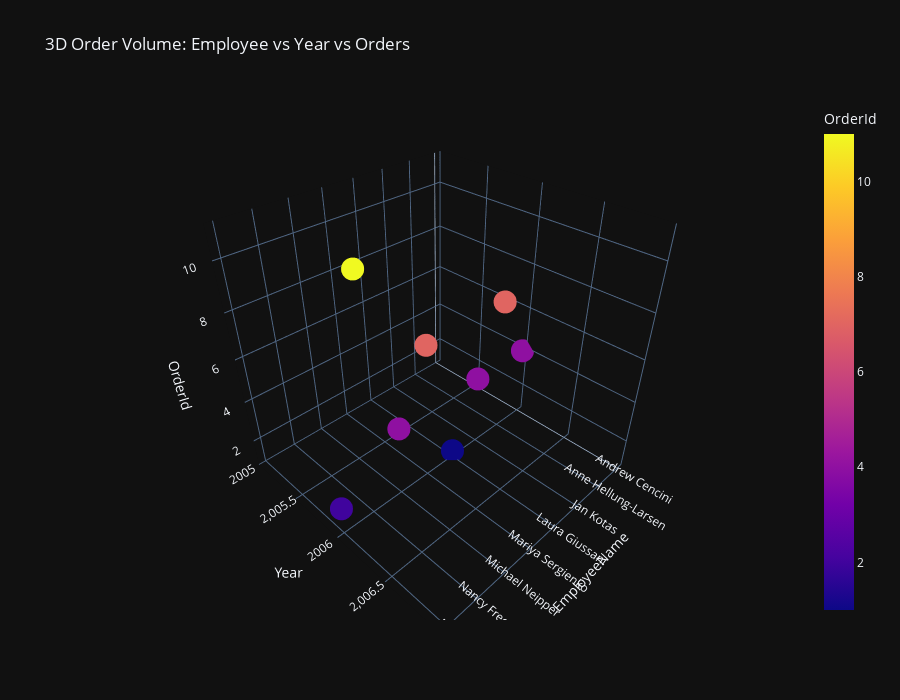

Write notebook code for a chart like this one.
### Code cell
# Alternative 3D View: Orders Count
emp_year_orders = df.groupby(['EmployeeName', 'Year'])['OrderId'].nunique().reset_index()

fig_orders_3d = px.scatter_3d(
    emp_year_orders,
    x='EmployeeName',
    y='Year',
    z='OrderId',
    color='OrderId',
    title='3D Order Volume: Employee vs Year vs Orders',
    template='plotly_dark',
    height=700,
    color_continuous_scale='Plasma'
)
fig_orders_3d.show()

### Figure 1 — Plotly figure (JSON) as saved in the notebook; plotly's stock layout.template omitted (floating-point values rounded to 4 significant figures)
{"data": [{"hovertemplate": "EmployeeName=%{x}<br>Year=%{y}<br>OrderId=%{marker.color}<extra></extra>", "legendgroup": "", "marker": {"color": [4, 7, 4, 1, 7, 4, 11, 2], "coloraxis": "coloraxis", "symbol": "circle"}, "mode": "markers", "name": "", "scene": "scene", "showlegend": false, "type": "scatter3d", "x": ["Andrew Cencini", "Anne Hellung-Larsen", "Jan Kotas", "Laura Giussani", "Mariya Sergienko", "Michael Neipper", "Nancy Freehafer", "Robert Zare"], "y": [2006, 2006, 2006, 2006, 2006, 2006, 2006, 2006], "z": [4, 7, 4, 1, 7, 4, 11, 2]}], "layout": {"coloraxis": {"colorbar": {"title": {"text": "OrderId"}}, "colorscale": [[0, "#0d0887"], [0.1111, "#46039f"], [0.2222, "#7201a8"], [0.3333, "#9c179e"], [0.4444, "#bd3786"], [0.5556, "#d8576b"], [0.6667, "#ed7953"], [0.7778, "#fb9f3a"], [0.8889, "#fdca26"], [1, "#f0f921"]]}, "height": 700, "legend": {"tracegroupgap": 0}, "scene": {"domain": {"x": [0, 1], "y": [0, 1]}, "xaxis": {"title": {"text": "EmployeeName"}}, "yaxis": {"title": {"text": "Year"}}, "zaxis": {"title": {"text": "OrderId"}}}, "title": {"text": "3D Order Volume: Employee vs Year vs Orders"}}}
